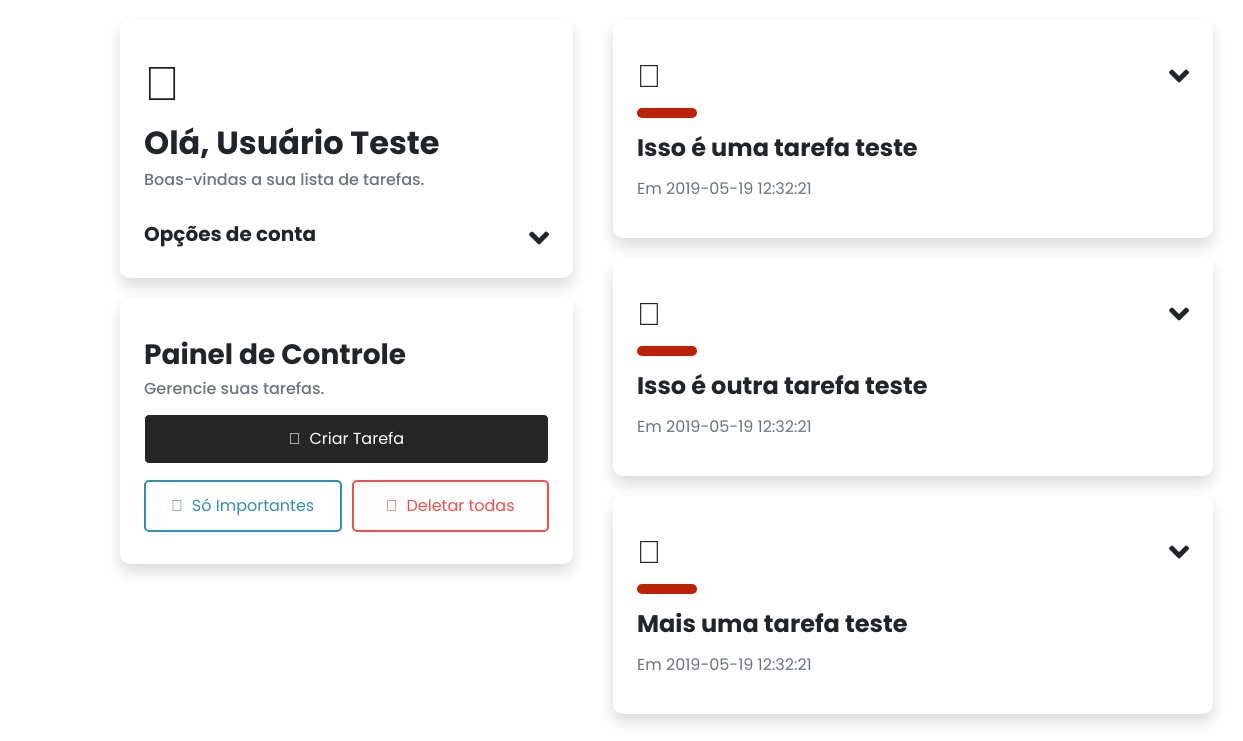
The app's page /menus/home.php (signed in) with its own data.
### tables this page shows
CREATE TABLE `tabela_622440` (
  `taskID` int(11) NOT NULL,
  `taskName` varchar(150) NOT NULL,
  `taskDesc` varchar(200) DEFAULT NULL,
  `taskCreateDate` datetime NOT NULL,
  `taskDate` datetime NOT NULL,
  `isImportant` tinyint(1) NOT NULL,
  `taskIcon` varchar(100) DEFAULT NULL
);

### menus/home.php (the view, shortened to what this page needs)
<html>
<head>
	<?php
		$name = $_SESSION['name'];
		$lastName = $_SESSION['lastname'];
		$key = $_SESSION['key'];
	?>
	<link rel="stylesheet" href="https://stackpath.bootstrapcdn.com/bootstrap/4.3.1/css/bootstrap.min.css">
	<link rel="stylesheet" href="https://pro.fontawesome.com/releases/v5.10.0/css/all.css" />
	<link rel="stylesheet" href="../styles/styles_fando.css">
	<?php
		$rand = (string) rand(1, 6);
		$image_rand = "../images/fundo" . $rand . ".jpg";
		include '../conexao.php';
		$tasks = "select * from tabela_$key";
		$query_tasks = mysqli_query($conexao, $tasks);
	?>
</head>
<body style="background-image: url('<?php echo $image_rand ?>');">
	<br>
	<div class="div-info">
		<div class="shadow p-4 mb-3 div-home div-dark-mode">
			<p><i class="fad fa-check fa-3x"></i></p>
			<h2><b>Olá, <?php echo $name, " ", $lastName; ?></b></h2>
			<h6 class="form-text text-muted">Boas-vindas a sua lista de tarefas.</h6>
			<br>
			<div class="div-header">
				<h5><b>Opções de conta<b></h5>
				<a id="btn-open-user"><i class="fas fa-angle-down fa-2x angle-user"></i></a>
			</div>
		</div>
		<div class="shadow p-4 mb-2 div-home div-dark-mode">
			<h3><b>Painel de Controle</b></h3>
			<h6 class="form-text text-muted">Gerencie suas tarefas.</h6>
			<button class="btn-create-task" type="button"><i class="fad fa-check"></i> &nbspCriar Tarefa</button>
			<div class="form-row text-center">
				<div class="col">
					<button class="btn-first btn-dark-first" type="button"><i class="fad fa-exclamation-circle"></i> &nbspSó Importantes</button>
				</div>
				<div class="col">
					<button class="btn-second btn-dark-second" type="button"><i class="fad fa-trash"></i> &nbspDeletar todas</button>
				</div>
			</div>
		</div>
	</div>
	<?php
		while ($user_tasks = mysqli_fetch_array($query_tasks)) {
			$task_name = $user_tasks["taskName"];
			$task_date = $user_tasks["taskDate"];
    ?>
	<div class="shadow p-4 mb-3 div-home div-tasks div-dark-mode">
		<p>
			<div class="div-header">
				<i class="fad fa-tasks fa-2x"></i>
				<a class="btn-open-task"><i class="fas fa-angle-down fa-2x angle-task"></i></a>
			</div>
		</p>
		<div class="div-header">
			<div class="task-important"></div>
		</div>
		<h4><b><?php echo $task_name ?></b></h4>
		<p>
			<h6 class="text-muted font-weight-normal">Em <?php echo $task_date ?></h6>
		</p>
	</div>
	<?php
        }
	?>
</body>
</html>

### styles/styles_fando.css (style rules this page uses)
body { font-family: 'Poppins', sans-serif; background-size: cover; background-repeat: no-repeat; background-attachment: fixed; }
.div-home { background-color: #FFF; border-radius: 10px; margin: 20px; }
.div-header { display: flex; justify-content: space-between; }
.angle-user, .angle-task { transition: all ease-in-out .20s; }
@media screen and (min-width: 728px) { body { display: flex; flex-direction: row; flex-wrap: nowrap; justify-content: flex-start; align-content: stretch; align-items: flex-start; margin: 0px 100px 0px 100px; } }
@media screen and (min-width: 728px) { .div-home { max-width: 600px; } }
@media screen and (min-width: 728px) { .div-info { position: sticky; top: 0; } }
@media screen and (min-width: 728px) { .div-tasks { width: 600px; } }
@media screen and (min-width: 728px) { .btn-create-task { width: 405px; } }
button { width: 100%; padding: 12px 20px; margin: 8px 0; color: #FFF; border: 1px solid #FFF; border-radius: 5px; }
.task-important { background-color: #bb2205; border-radius: 100px; width: 60px; height: 10px; }
.btn-first { background-color: #FFF; border: 2px solid; border-color: #318fb5; color: #318fb5; }
.btn-second { background-color: rgb(253, 253, 253); border: 2px solid; border-color: #ec524b; color: #ec524b; }
.btn-create-task { background-color: #262626; }

### records on screen
tabela_622440: taskName "Isso é uma tarefa teste", taskDate "2019-05-19 12:32:21"
tabela_622440: taskName "Isso é outra tarefa teste", taskDate "2019-05-19 12:32:21"
tabela_622440: taskName "Mais uma tarefa teste", taskDate "2019-05-19 12:32:21"

### other values on screen
$name "Usuário"
$lastName "Teste"
